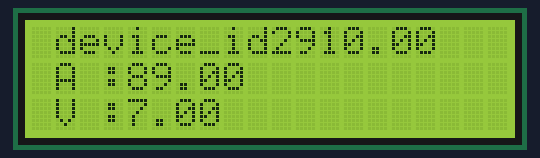
Simulated run of this sketch. Board: ESP32-S3. Shown: 20×3 character LCD. Random numbers use the default seed unless the sketch sets one; no radio packets arrive unless stated; what the sketch prints to the serial monitor is not drawn.

Above: at 0.2 s.
At 10.3 s:
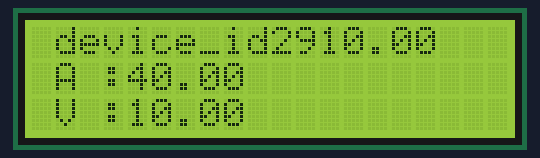
At 20.4 s:
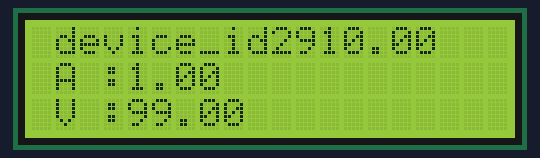
At 50.7 s:
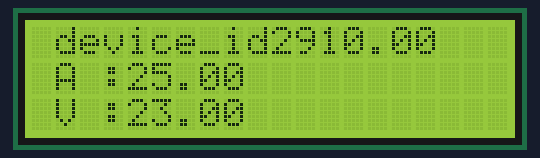
At 81.0 s:
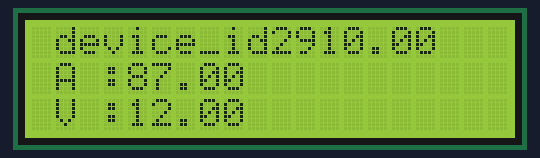
At 121.4 s:
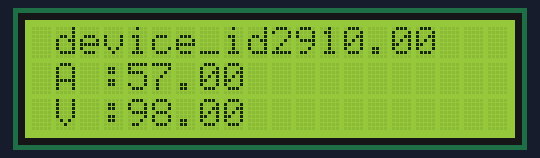

The sketch:

pzemarduinolora.ino
```cpp
#include <Wire.h>
#include <PZEM004Tv30.h>
#include <LoRa.h>
#include <SPI.h>
#include <stdio.h>
#include <LiquidCrystal_I2C.h>

PZEM004Tv30 pzem(3, 4);
LiquidCrystal_I2C lcd(0x27, 20, 3);

int counter = 0;

void setup()
{
  Serial.begin(115200);
  while (!Serial);
  Serial.println("LoRa Sender");

  while (!LoRa.begin(433E6))     //433E6 - Asia, 866E6 - Europe, 915E6 - North America
  {
    Serial.println(".");
    delay(500);
  }
  LoRa.setSyncWord(0xA5);
  Serial.println("LoRa Initializing OK!");

  lcd.init();  // Initialize the LCD
  lcd.backlight();   // Turn on the backlight
  lcd.print("Hello");
}

void loop()
{
  // float voltage = pzem.voltage();
  // float current = pzem.current();
  // float energy = pzem.energy();
  // float power = pzem.power();

  float voltage = rand() % 100;
  float current = rand() % 100;
  float energy = rand() % 100;
  float power = rand() % 100;

  float device_id = 2910;

  String data = "id:" + String(device_id) + "|V:" + String(voltage) + "|I:" + String(current) + "|P:" + String(power) + "|E:" + String(energy);

  lcd.clear();
  lcd.setCursor(1,0);
  lcd.print("device_id");
  lcd.setCursor(10,0);
  lcd.print(device_id);
  lcd.setCursor(1,2);
  lcd.print("V : ");
  lcd.setCursor(4,2);
  lcd.print(voltage);
  lcd.setCursor(1,1);
  lcd.print("A : ");
  lcd.setCursor(4,1);
  lcd.print(current);

  LoRa.beginPacket();   //Send LoRa packet to receiver
  LoRa.print(data);
  LoRa.endPacket();

  Serial.println("Data sent: " + data);

  delay(10000);
}
```

Measured:
- what the display in image 1 shows lasts 10.1 s, from 10.2 s to 20.3 s
